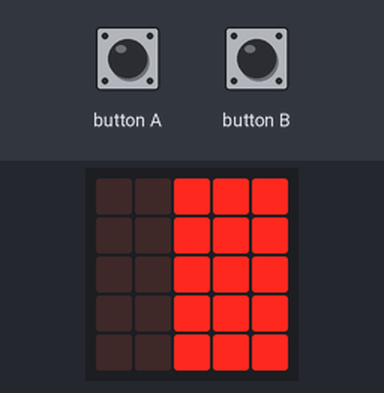
A program run on a simulated BBC micro:bit (MakeCode). Parts: the board's 5×5 LED display. The inputs (shaded band) are chosen by the test bench.

Above: at 4.1 s.
At 8.1 s:
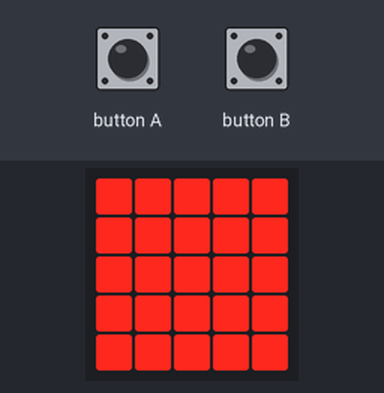
10.3 s: button A pressed for 0.15 s
At 10.8 s:
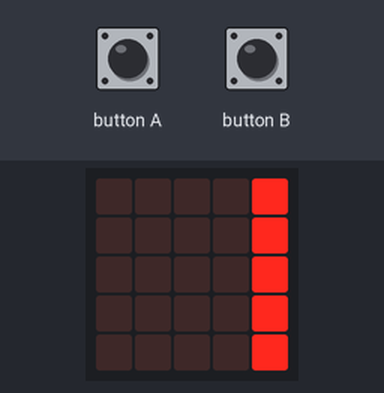
13.4 s: button B pressed for 0.15 s
At 13.7 s:
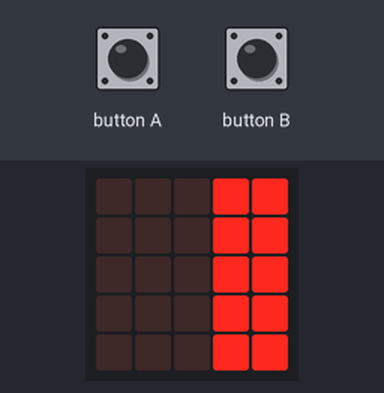
14.1 s: button A pressed for 0.15 s
At 16.9 s:
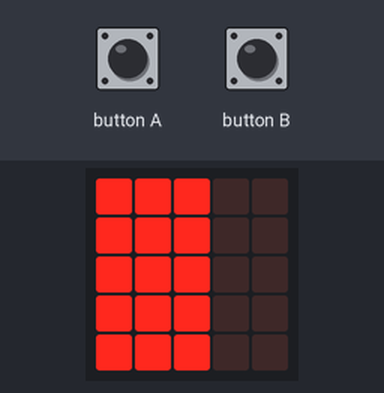
Timing chart, 0 to 18.4 s (numbered marks = the images above; inputs shaded):
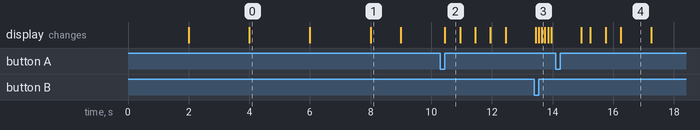

Measured:
- after the input at 10.3 s, the display: changes after 0.15 s (image 2)
- after the input at 13.4 s, the display: first differs from a run without the input after 0.15 s (image 3 shows a later state)
- after the input at 14.1 s, the display: first differs from a run without the input after 1.2 s (image 4 shows a later state)
- what the display in image 0 shows lasts 2.0 s, from 4.0 s to 6.0 s
- what the display in image 1 shows lasts 1.0 s, from 8.0 s to 9.0 s
- what the display in image 2 shows lasts 0.5 s, from 10.5 s to 11.0 s

The program:

main.ts
```typescript
function columna_de_leds (temps: number) {
    led.plot(4, 1)
    led.plot(4, 4)
    led.plot(4, 0)
    led.plot(4, 2)
    led.plot(4, 3)
    basic.pause(temps)
    led.plot(3, 1)
    led.plot(3, 4)
    led.plot(3, 0)
    led.plot(3, 2)
    led.plot(3, 3)
    basic.pause(temps)
    led.plot(2, 1)
    led.plot(2, 4)
    led.plot(2, 0)
    led.plot(2, 2)
    led.plot(2, 3)
    basic.pause(temps)
    led.plot(1, 1)
    led.plot(1, 4)
    led.plot(1, 0)
    led.plot(1, 2)
    led.plot(1, 3)
    basic.pause(temps)
    led.plot(0, 1)
    led.plot(0, 4)
    led.plot(0, 0)
    led.plot(0, 2)
    led.plot(0, 3)
    basic.pause(1000)
    basic.clearScreen()
}
input.onButtonPressed(Button.A, function () {
    columna_de_leds(500)
})
input.onButtonPressed(Button.B, function () {
    columna_de_leds(100)
})
led.plot(4, 1)
led.plot(4, 4)
led.plot(4, 0)
led.plot(4, 2)
led.plot(4, 3)
basic.pause(2000)
led.plot(3, 1)
led.plot(3, 4)
led.plot(3, 0)
led.plot(3, 2)
led.plot(3, 3)
basic.pause(2000)
led.plot(2, 1)
led.plot(2, 4)
led.plot(2, 0)
led.plot(2, 2)
led.plot(2, 3)
basic.pause(2000)
led.plot(1, 1)
led.plot(1, 4)
led.plot(1, 0)
led.plot(1, 2)
led.plot(1, 3)
basic.pause(2000)
led.plot(0, 1)
led.plot(0, 4)
led.plot(0, 0)
led.plot(0, 2)
led.plot(0, 3)
basic.pause(1000)
basic.clearScreen()
```

test.ts
```typescript
// aquí va el archivo "tests"; esto no se compilará cuando este paquete se utilice como una extensión.
```
